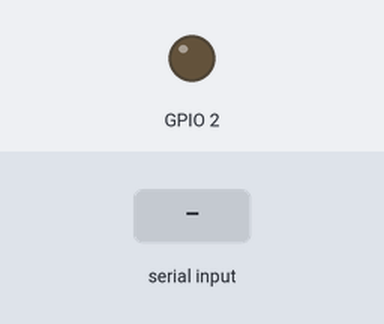
A sketch run on a simulated ESP8266 (NodeMCU). Parts: output pins drawn as LEDs (lit = HIGH). The test bench sets the inputs (shaded band). WiFi joins after 1.5 s; servers stay silent unless stated; uploads are accepted with an empty reply; what the sketch prints to the serial monitor is not drawn.

Above: at 2.7 s.
2.8 s: "1" received over Serial
At 4.3 s:
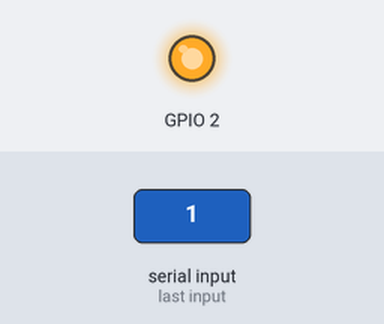
Timing chart, 0 to 5.8 s (numbered marks = the images above; inputs shaded):
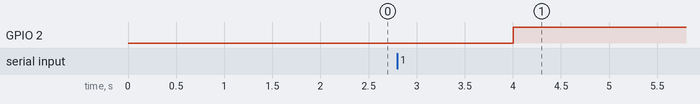

Measured:
- after the input at 2.8 s, GPIO 2: LOW → HIGH after 1.2 s

The sketch:

PostHttpClient.ino
```cpp
/**
   PostHTTPClient.ino

    Created on: 21.11.2016

*/

#include <ESP8266WiFi.h>
#include <ESP8266HTTPClient.h>

/* this can be run with an emulated server on host:
        cd esp8266-core-root-dir
        cd tests/host
        make ../../libraries/ESP8266WebServer/examples/PostServer/PostServer
        bin/PostServer/PostServer
   then put your PC's IP address in SERVER_IP below, port 9080 (instead of default 80):
*/
//#define SERVER_IP "10.0.1.7:9080" // PC address with emulation on host
#define SERVER_IP "200.137.130.88:8888"

#ifndef STASSID
#define STASSID "ALBERTO E ROSELIA"
#define STAPSK  "CHAMEX5050"
#endif

void setup() {

  Serial.begin(115200);
  pinMode(2, OUTPUT);

  Serial.println();
  Serial.println();
  Serial.println();

  WiFi.begin(STASSID, STAPSK);

  while (WiFi.status() != WL_CONNECTED) {
    delay(500);
    Serial.print(".");
  }
  Serial.println("");
  Serial.print("Connected! IP address: ");
  Serial.println(WiFi.localIP());

}

void loop() {
  // wait for WiFi connection

  if ((WiFi.status() == WL_CONNECTED)) {
    if(Serial.available()){
    digitalWrite(2, LOW);
    String recebido = Serial.readString();
    WiFiClient client;
    HTTPClient http;

    Serial.print("[HTTP] begin...\n");
    // configure traged server and url
    http.begin(client, "http://200.137.130.88:8888"); //HTTP
    http.addHeader("Content-Type", "application/json");

    Serial.print("[HTTP] POST...\n");
    // start connection and send HTTP header and body
    int httpCode = http.POST(recebido);

    // httpCode will be negative on error
    if (httpCode > 0) {
      // HTTP header has been send and Server response header has been handled
      Serial.printf("[HTTP] POST... code: %d\n", httpCode);

      // file found at server
      if (httpCode == HTTP_CODE_OK) {
        const String& payload = http.getString();
        Serial.println("received payload:\n<<");
        Serial.println(payload);
        Serial.println(">>");
      }
    } else {
      Serial.printf("[HTTP] POST... failed, error: %s\n", http.errorToString(httpCode).c_str());
    }

    http.end();
    digitalWrite(2, HIGH);
  }

  //delay(10000);
  }}
```
